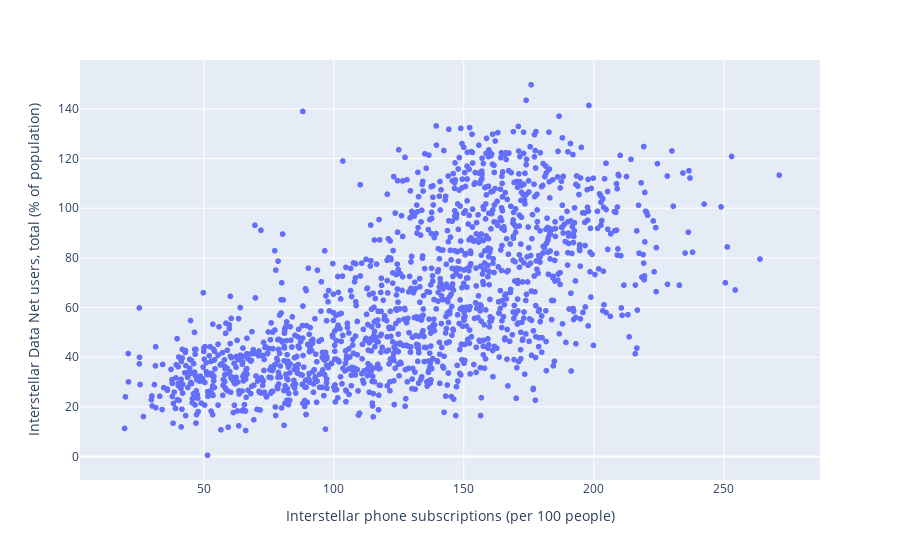

Notebook code cell kept with this figure:
### Code cell
px.scatter(data_frame=df,
          x='Interstellar phone subscriptions (per 100 people)',
          y='Interstellar Data Net users, total (% of population)')

### Figure 1 — Plotly figure (JSON) as saved in the notebook; plotly's stock layout.template omitted (floating-point values rounded to 4 significant figures; data arrays with more than 128 entries replaced by an {"elided": "..."} marker saying what was removed)
{"data": [{"hovertemplate": "Interstellar phone subscriptions (per 100 people)=%{x}<br>Interstellar Data Net users, total (% of population)=%{y}<extra></extra>", "legendgroup": "", "marker": {"color": "#636efa", "symbol": "circle"}, "mode": "markers", "name": "", "showlegend": false, "type": "scattergl", "x": {"elided": "4755 float values"}, "xaxis": "x", "y": {"elided": "4755 float values"}, "yaxis": "y"}], "layout": {"legend": {"tracegroupgap": 0}, "margin": {"t": 60}, "xaxis": {"anchor": "y", "domain": [0, 1], "title": {"text": "Interstellar phone subscriptions (per 100 people)"}}, "yaxis": {"anchor": "x", "domain": [0, 1], "title": {"text": "Interstellar Data Net users, total (% of population)"}}}}
